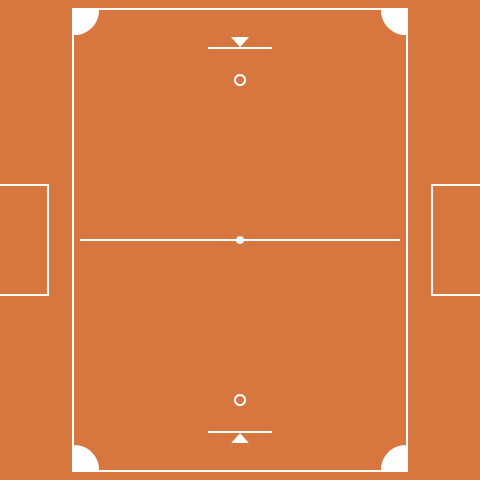

The image is a tile-based game level rendered from a .tmx file. Its description and source (layers, tilesets, objects; grid data summarised) follow:
An orthogonal 30x30 tile map with 16x16 px tiles, 4 tile layers (sol, midline, mur, coins).

<map version="1.9" tiledversion="1.9.2" orientation="orthogonal" renderorder="right-down" width="30" height="30" tilewidth="16" tileheight="16" infinite="0" nextlayerid="5" nextobjectid="1">
 <tileset firstgid="1" source="groundGravel.tsx" />
 <layer id="1" name="sol" width="30" height="30">
  <data>[900 cells, 900 non-empty, 87 distinct tile ids]</data>
 </layer>
 <layer id="4" name="midline" width="30" height="30">
  <data>[900 cells, 40 non-empty, 22 distinct tile ids]</data>
 </layer>
 <layer id="2" name="mur" width="30" height="30" locked="1">
  <data>[900 cells, 100 non-empty, 31 distinct tile ids]</data>
 </layer>
 <layer id="3" name="coins" width="30" height="30">
  <data>[900 cells, 32 non-empty, 32 distinct tile ids]</data>
 </layer>
</map>
